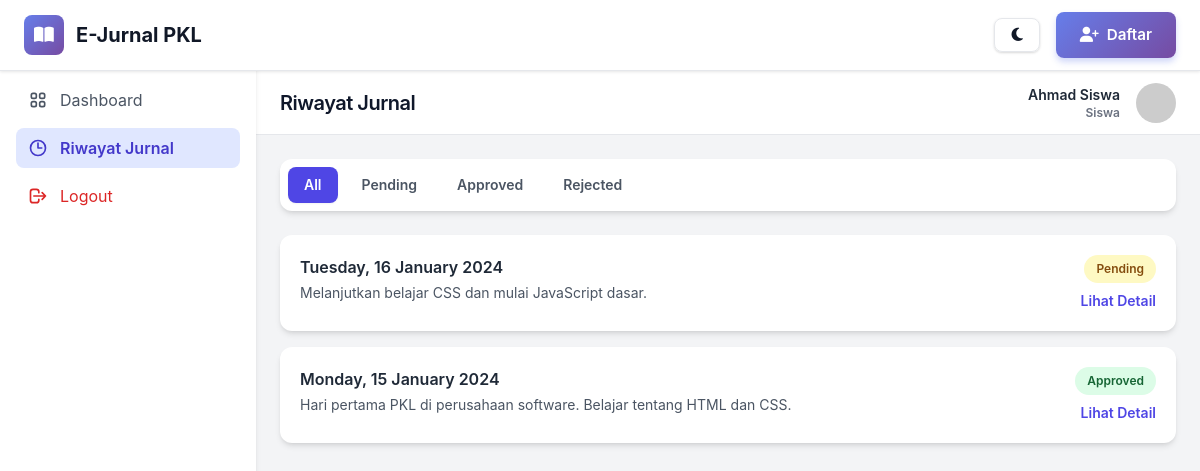
/public/siswa/jurnal_history.php (signed in), run on the app's committed database.
### tables this page shows
CREATE TABLE jurnal_harian (
    id INT AUTO_INCREMENT PRIMARY KEY,
    id_siswa INT NOT NULL,
    tanggal_kegiatan DATE NOT NULL,
    deskripsi_kegiatan TEXT NOT NULL,
    kendala TEXT,
    solusi TEXT,
    status ENUM('pending', 'approved', 'rejected') DEFAULT 'pending',
    komentar_pembimbing TEXT,
    tanggal_review TIMESTAMP NULL DEFAULT NULL,
    nilai_apresiasi INT,
    created_at TIMESTAMP DEFAULT CURRENT_TIMESTAMP,
    FOREIGN KEY (id_siswa) REFERENCES users(id) ON DELETE CASCADE
);

### app/_lib/helpers.php (called while the page is built, shortened)
<?php
function sanitize_input($data) {
    return htmlspecialchars(strip_tags(trim($data)));
}
?>

### public/siswa/jurnal_history.php (the view, shortened to what this page needs)
<?php
include '../../app/_config/database.php';
include '../../app/_lib/helpers.php';
$id_siswa = $_SESSION['user_id'];
$user_name = $_SESSION['nama_lengkap'] ?? 'Siswa';
$filter_status = sanitize_input($_GET['status'] ?? 'all');
$valid_statuses = ['all', 'pending', 'approved', 'rejected'];
$page = filter_input(INPUT_GET, 'page', FILTER_VALIDATE_INT, ['options' => ['default' => 1, 'min_range' => 1]]);
$per_page = 10;
$offset = ($page - 1) * $per_page;
$sql_data = "SELECT * FROM jurnal_harian WHERE id_siswa = ?";
$sql_data .= " ORDER BY tanggal_kegiatan DESC, created_at DESC LIMIT ? OFFSET ?";
$stmt_jurnals = $pdo->prepare($sql_data);
$stmt_jurnals->bindValue(1, $id_siswa, PDO::PARAM_INT);
if ($filter_status !== 'all') {
    $stmt_jurnals->bindValue(2, $filter_status, PDO::PARAM_STR);
    $stmt_jurnals->bindValue(3, $per_page, PDO::PARAM_INT);
    $stmt_jurnals->bindValue(4, $offset, PDO::PARAM_INT);
} else {
    $stmt_jurnals->bindValue(2, $per_page, PDO::PARAM_INT);
    $stmt_jurnals->bindValue(3, $offset, PDO::PARAM_INT);
}
$stmt_jurnals->execute();
$jurnals = $stmt_jurnals->fetchAll(PDO::FETCH_ASSOC);
include '../../templates/header.php';
?>
<div class="min-h-screen bg-gray-100">
    <aside class="fixed inset-y-0 left-0 z-20 w-64 bg-white shadow-md flex-col hidden sm:flex">
         <div class="flex h-16 items-center justify-center border-b">
            <a href="index.php" class="flex items-center gap-2 font-bold text-lg text-gray-800">
                <span>E-Jurnal</span>
            </a>
        </div>
        <nav class="flex-1 p-4 space-y-2">
            <a href="index.php" class="flex items-center gap-3 rounded-lg px-3 py-2 text-gray-600 hover:bg-gray-100 hover:text-gray-800 transition-all">
                Dashboard
            </a>
            <a href="jurnal_history.php" class="flex items-center gap-3 rounded-lg bg-indigo-100 text-indigo-700 px-3 py-2 font-semibold">
                <svg class="h-5 w-5" fill="none" viewBox="0 0 24 24" stroke="currentColor"><path stroke-linecap="round" stroke-linejoin="round" stroke-width="2" d="M12 6v6h4.5m4.5 0a9 9 0 11-18 0 9 9 0 0118 0z"/></svg>
                Riwayat Jurnal
            </a>
            <a href="../logout.php" class="flex items-center gap-3 rounded-lg px-3 py-2 text-red-600 hover:bg-red-100 mt-auto transition-all">
                <svg class="h-5 w-5" fill="none" viewBox="0 0 24 24" stroke="currentColor"><path stroke-linecap="round" stroke-linejoin="round" stroke-width="2" d="M17 16l4-4m0 0l-4-4m4 4H7m6 4v1a3 3 0 01-3 3H6a3 3 0 01-3-3V7a3 3 0 013-3h4a3 3 0 013 3v1" /></svg>
                Logout
            </a>
        </nav>
    </aside>
    <div class="flex flex-col sm:ml-64">
         <header class="sticky top-0 z-10 flex h-16 items-center justify-between border-b bg-white px-6">
            <h1 class="text-xl font-semibold">Riwayat Jurnal</h1>
            <div class="flex items-center gap-4">
                <div class="font-semibold text-right">
                    <div class="text-sm text-gray-800"><?php echo htmlspecialchars($user_name); ?></div>
                    <div class="text-xs text-gray-500">Siswa</div>
                </div>
                <img class="h-10 w-10 rounded-full object-cover" src="https://ui-avatars.com/api/?name=<?php echo urlencode($user_name); ?>&background=random&color=fff" alt="User Avatar">
            </div>
        </header>
        <main class="flex-1 p-6 space-y-6">
            <div class="bg-white p-2 rounded-xl shadow-md flex items-center justify-start space-x-1 sm:space-x-2">
                 <?php foreach ($valid_statuses as $status): ?>
                    <a href="?status=<?php echo $status; ?>"
                       class="px-3 sm:px-4 py-2 text-sm font-semibold rounded-lg transition-all text-center <?php echo $filter_status === $status ? 'bg-indigo-600 text-white shadow-sm' : 'text-gray-600 hover:bg-gray-100'; ?>">
                        <?php echo ucfirst($status); ?>
                    </a>
                <?php endforeach; ?>
            </div>
            <div class="space-y-4">
                <?php if (empty($jurnals)): ?>
                    <div class="text-center py-12 px-6 bg-white rounded-xl shadow-md">
                        <svg class="mx-auto h-12 w-12 text-gray-400" fill="none" viewBox="0 0 24 24" stroke="currentColor"><path stroke-linecap="round" stroke-linejoin="round" stroke-width="2" d="M9 12h6m-6 4h6m2 5H7a2 2 0 01-2-2V5a2 2 0 012-2h5.586a1 1 0 01.707.293l5.414 5.414a1 1 0 01.293.707V19a2 2 0 01-2 2z" /></svg>
                        <h3 class="mt-2 text-sm font-semibold text-gray-900">Belum Ada Jurnal</h3>
                        <p class="mt-1 text-sm text-gray-500">Tidak ada jurnal yang cocok dengan filter '<?php echo ucfirst($filter_status); ?>'.</p>
                         <a href="jurnal_buat.php" class="mt-4 inline-block bg-indigo-600 text-white font-semibold py-2 px-4 rounded-lg hover:bg-indigo-700 transition-all">
                            Buat Jurnal Baru
                        </a>
                    </div>
                <?php else: ?>
                    <?php foreach ($jurnals as $jurnal): ?>
                         <div class="bg-white rounded-xl shadow-md p-5">
                            <div class="flex justify-between items-start">
                                <div>
                                    <p class="font-semibold text-gray-800"><?php echo date('l, d F Y', strtotime($jurnal['tanggal_kegiatan'])); ?></p>
                                    <p class="text-sm text-gray-600 mt-1"><?php echo htmlspecialchars(substr($jurnal['deskripsi_kegiatan'], 0, 150)); ?><?php echo strlen($jurnal['deskripsi_kegiatan']) > 150 ? '...' : ''; ?></p>
                                </div>
                                <div class="text-right flex-shrink-0 ml-4">
                                    <span class="px-3 py-1 inline-flex text-xs leading-5 font-semibold rounded-full <?php
                                        if ($jurnal['status'] == 'approved') echo 'bg-green-100 text-green-800';
                                        elseif ($jurnal['status'] == 'rejected') echo 'bg-red-100 text-red-800';
                                        else echo 'bg-yellow-100 text-yellow-800';
                                    ?>">
                                        <?php echo ucfirst(htmlspecialchars($jurnal['status'])); ?>
                                    </span>
                                    <a href="jurnal_detail.php?id=<?php echo $jurnal['id']; ?>" class="mt-2 block text-sm font-semibold text-indigo-600 hover:text-indigo-800">Lihat Detail</a>
                                </div>
                            </div>
                        </div>
                    <?php endforeach; ?>
                <?php endif; ?>
            </div>
        </main>
    </div>
</div>
<?php include '../../templates/footer.php'; ?>

### public/assets/css/premium.css (style rules this page uses)
:root { --gradient-primary: linear-gradient(135deg, #667eea 0%, #764ba2 100%); --gradient-primary-alt: linear-gradient(135deg, #5568d3 0%, #6b3fa1 100%); --gradient-secondary: linear-gradient(135deg, #f093fb 0%, #f5576c 100%); --gradient-success: linear-gradient(135deg, #10b981 0%, #059669 100%); --gradient-warning: linear-gradient(135deg, #f59e0b 0%, #d97706 100%); --gradient-danger: linear-gradient(135deg, #ef4444 0%, #dc2626 100%); --gradient-info: linear-gradient(135deg, #3b82f6 0%, #1e40af 100%); --primary: #667eea; --primary-dark: #5568d3; --primary-light: #8b9eed; --secondary: #764ba2; --success: #10b981; --success-dark: #059669; --warning: #f59e0b; --danger: #ef4444; --info: #3b82f6; --gray-50: #f9fafb; --gray-100: #f3f4f6; --gray-200: #e5e7eb; --gray-300: #d1d5db; --gray-400: #9ca3af; --gray-500: #6b7280; --gray-600: #4b5563; --gray-700: #374151; --gray-800: #1f2937; --gray-900: #111827; --shadow-xs: 0 1px 2px 0 rgba(0, 0, 0, 0.05); --shadow-sm: 0 1px 3px 0 rgba(0, 0, 0, 0.1), 0 1px 2px 0 rgba(0, 0, 0, 0.06); --shadow-md: 0 4px 6px -1px rgba(0, 0, 0, 0.1), 0 2px 4px -1px rgba(0, 0, 0, 0.06); --shadow-lg: 0 10px 15px -3px rgba(0, 0, 0, 0.1), 0 4px 6px -2px rgba(0, 0, 0, 0.05); --shadow-xl: 0 20px 25px -5px rgba(0, 0, 0, 0.1), 0 10px 10px -5px rgba(0, 0, 0, 0.04); --shadow-2xl: 0 25px 50px -12px rgba(0, 0, 0, 0.25); --backdrop-blur: blur(8px); --z-dropdown: 1000; --z-sticky: 1020; --z-fixed: 1030; --z-modal-backdrop: 1040; --z-modal: 1050; --z-popover: 1060; --z-tooltip: 1070; }
* { transition-property: background-color, border-color, color, fill, stroke, opacity, box-shadow, transform, filter, backdrop-filter; transition-timing-function: cubic-bezier(0.4, 0, 0.2, 1); transition-duration: 150ms; }
html { scroll-behavior: smooth; scroll-padding-top: 80px; }
body { font-family: -apple-system, BlinkMacSystemFont, 'Segoe UI', 'Helvetica Neue', sans-serif; background: linear-gradient(135deg, var(--gray-50) 0%, var(--gray-100) 100%); color: var(--gray-900); line-height: 1.6; }
h1, h2, h3, h4, h5, h6 { font-weight: 700; line-height: 1.2; letter-spacing: -0.5px; }
p { color: var(--gray-600); }
a { color: var(--primary); text-decoration: none; transition: all 150ms cubic-bezier(0.4, 0, 0.2, 1); }

### public/assets/css/modern.css (style rules this page uses)
:root { --primary: #667eea; --primary-dark: #5568d3; --secondary: #764ba2; --success: #10b981; --warning: #f59e0b; --danger: #ef4444; --info: #3b82f6; }
* { transition-property: background-color, border-color, color, fill, stroke, opacity, box-shadow, transform, filter, backdrop-filter; transition-timing-function: cubic-bezier(0.4, 0, 0.2, 1); transition-duration: 150ms; }
html { scroll-behavior: smooth; }
body { font-family: -apple-system, BlinkMacSystemFont, 'Segoe UI', Roboto, 'Helvetica Neue', Arial, sans-serif; }
a { @apply no-underline; }

### templates/header.php (style rules this page uses)
:root { --primary: #667eea; --primary-dark: #5568d3; --secondary: #764ba2; --success: #10b981; --warning: #f59e0b; --danger: #ef4444; }
* { transition-property: background-color, border-color, color, fill, stroke, opacity, box-shadow, transform, filter, backdrop-filter; transition-timing-function: cubic-bezier(0.4, 0, 0.2, 1); transition-duration: 150ms; }
body { font-family: -apple-system, BlinkMacSystemFont, 'Segoe UI', Roboto, 'Helvetica Neue', Arial, sans-serif; }

### data on the page
jurnal_harian: tanggal_kegiatan "Tuesday, 16 January 2024", deskripsi_kegiatan "Melanjutkan belajar CSS dan mulai JavaScript dasar.", status "Pending"
jurnal_harian: tanggal_kegiatan "Monday, 15 January 2024", deskripsi_kegiatan "Hari pertama PKL di perusahaan software. Belajar tentang HTML dan CSS.", status "Approved"

### other printed values
$user_name "Ahmad Siswa"
$status "All"
$status "Pending"
$status "Approved"
$status "Rejected"
